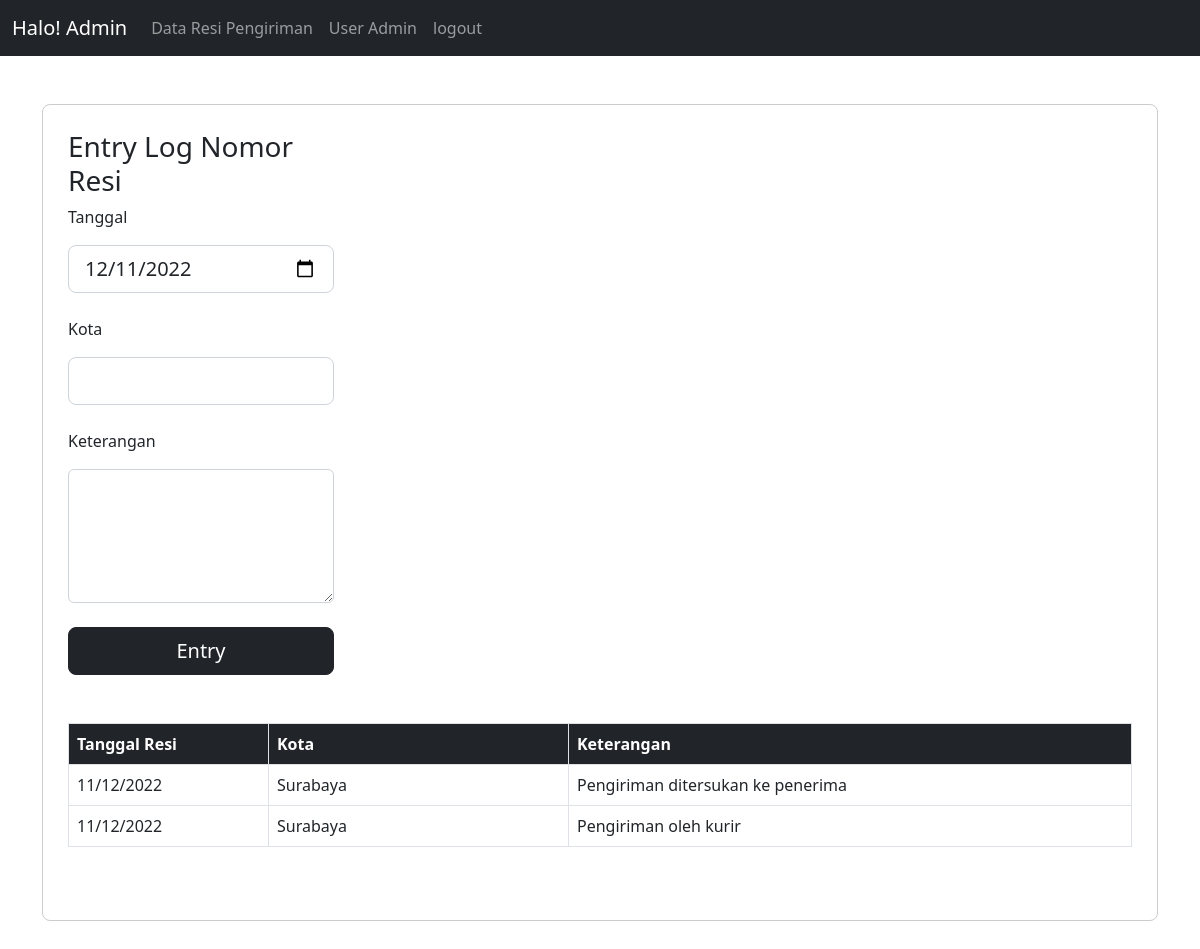
The app's page /entry_log.php?id=4 (signed in) with its own data.
### tables this page shows
CREATE TABLE `pengiriman` (
  `id` int(11) NOT NULL,
  `nomor_resi` varchar(50) NOT NULL,
  `tanggal_resi` date NOT NULL,
  `jenis_pengiriman` tinyint(1) NOT NULL
);

CREATE TABLE `pengiriman_detail` (
  `id` int(11) NOT NULL,
  `nomor_resi` varchar(50) NOT NULL,
  `tanggal` date NOT NULL,
  `kota` varchar(50) NOT NULL,
  `keterangan` varchar(250) NOT NULL
);

### entry_log.php (the view, shortened to what this page needs)
<?php
include 'includes/connects.php' ;
$id = $_GET['id'];
$check_data = "SELECT * FROM `pengiriman` WHERE id = ?";
$check_data = $connect->prepare($check_data);
$check_data->execute([$id]);
$fetch_data = $check_data->fetch();
?>
<!DOCTYPE html>
<html lang="en">
<head>
    <link href="https://cdn.jsdelivr.net/npm/bootstrap@5.2.3/dist/css/bootstrap.min.css" rel="stylesheet">
</head>
<body>
    <nav class="navbar navbar-expand-lg navbar-dark bg-dark">
        <div class="container-fluid">
            <a class="navbar-brand" href="#">Halo! Admin</a>
            <div class="collapse navbar-collapse" id="navbarSupportedContent">
                <ul class="navbar-nav me-auto mb-2 mb-lg-0">
                    <li class="nav-item">
                        <a class="nav-link" href="admin.php">Data Resi Pengiriman</a>
                    </li>
                    <li class="nav-item">
                        <a class="nav-link" href="user.php">User Admin</a>
                    </li>
                    <li class="nav-item">
                        <a class="nav-link" href="logout.php">logout</a>
                    </li>
                </ul>
            </div>
        </div>
    </nav>
    <div class="container">
        <div class="content-web my-5">
            <div class="col-md-3">
                <form method="post">
                    <h3>Entry Log Nomor Resi</h3>
                    <p>Tanggal</p>
                    <input type="date" name="tanggal" class="form-control form-control-lg" value="<?=$fetch_data['tanggal_resi']?>"><br/>
                    <p>Kota</p>
                    <input type="text" name="kota" class="form-control form-control-lg"><br/>
                    <p>Keterangan</p>
                    <textarea class="form-control" rows="5" name="keterangan"></textarea><br/>
                    <div class="d-grid gap-2">
                        <button name="tambah" class="btn btn-dark btn-lg">Entry</button>
                    </div>
                </form>
            </div>
            <table class="table my-5 table-bordered">
                <thead class="bg-dark text-white">
                    <tr>
                        <th scope="col" width="200">Tanggal Resi</th>
                        <th scope="col" width="300">Kota</th>
                        <th scope="col">Keterangan</th>
                    </tr>
                </thead>
                <tbody>
                    <?php
                    $check_list = "SELECT * FROM `pengiriman_detail` WHERE nomor_resi = ?";
                    $check_list = $connect->prepare($check_list);
                    $check_list->execute([$fetch_data['nomor_resi']]);
                    if ($check_list->rowCount() > 0):
                        while($data = $check_list->fetch(PDO::FETCH_ASSOC)): ?>
                            <tr>
                                <td><?=date('d/m/Y', strtotime($data['tanggal']))?></td>
                                <td><?=$data['kota']?></td>
                                <td><?=$data['keterangan']?></td>
                            </tr>
                        <?php endwhile ?>
                    <?php endif ?>
                </tbody>
            </table>
        </div>
    </div>
</body>
</html>

### entry_log.php (style rules this page uses)
.content-web { padding: 25px; border: 1px solid #ccc; border-radius: 8px; }

### records on screen
pengiriman: tanggal "12/11/2022"
pengiriman_detail: tanggal "11/12/2022", kota "Surabaya", keterangan "Pengiriman ditersukan ke penerima"
pengiriman_detail: tanggal "11/12/2022", kota "Surabaya", keterangan "Pengiriman oleh kurir"
